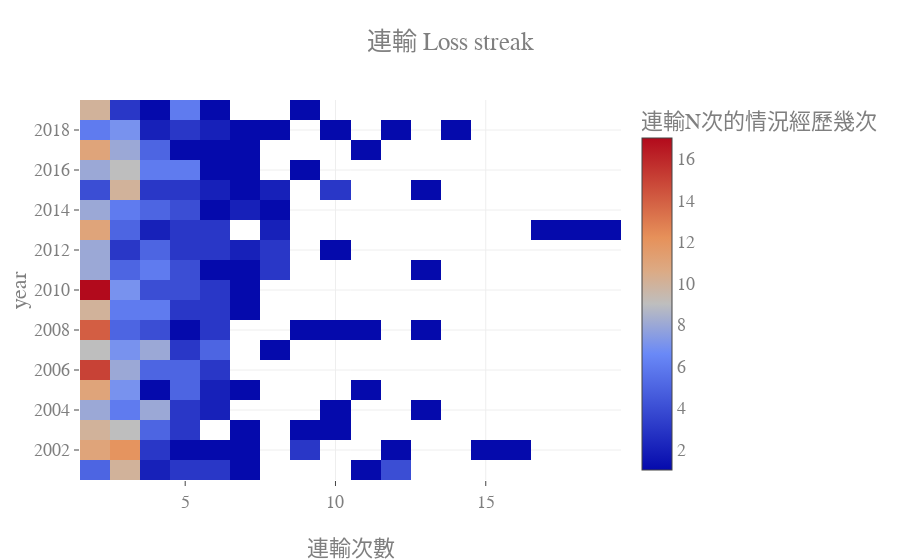

This figure's notebook cell:
### Code cell
data = [go.Heatmap(
    x=loss_streak_year.loss,
    y=loss_streak_year.year,
    z=loss_streak_year.date,
    colorbar=dict(title='連輸N次的情況經歷幾次')
                  )]
layout = go.Layout( 
    title="連輸 Loss streak",
    xaxis=dict(title="連輸次數"),
    yaxis=dict(title="year"),
    font=dict(
        family="Courier New, monospace",
        size=18,
        color="#7f7f7f")
)
figure = go.Figure(data=data, layout=layout)
iplot(figure, filename='loss streak')
plot(figure, filename='loss_streak.html')

### Figure 1 — Plotly figure (JSON) as saved in the notebook; plotly's stock layout.template omitted (floating-point values rounded to 4 significant figures; data arrays with more than 128 entries replaced by an {"elided": "..."} marker saying what was removed)
{"data": [{"colorbar": {"title": "連輸N次的情況經歷幾次"}, "type": "heatmap", "uid": "9f79ef75-3815-499a-b42d-3ea088e49310", "x": {"elided": "139 int values"}, "y": {"elided": "139 str values"}, "z": {"elided": "139 int values"}}], "layout": {"font": {"color": "#7f7f7f", "family": "Courier New, monospace", "size": 18}, "title": "連輸 Loss streak", "xaxis": {"title": "連輸次數"}, "yaxis": {"title": "year"}}}
